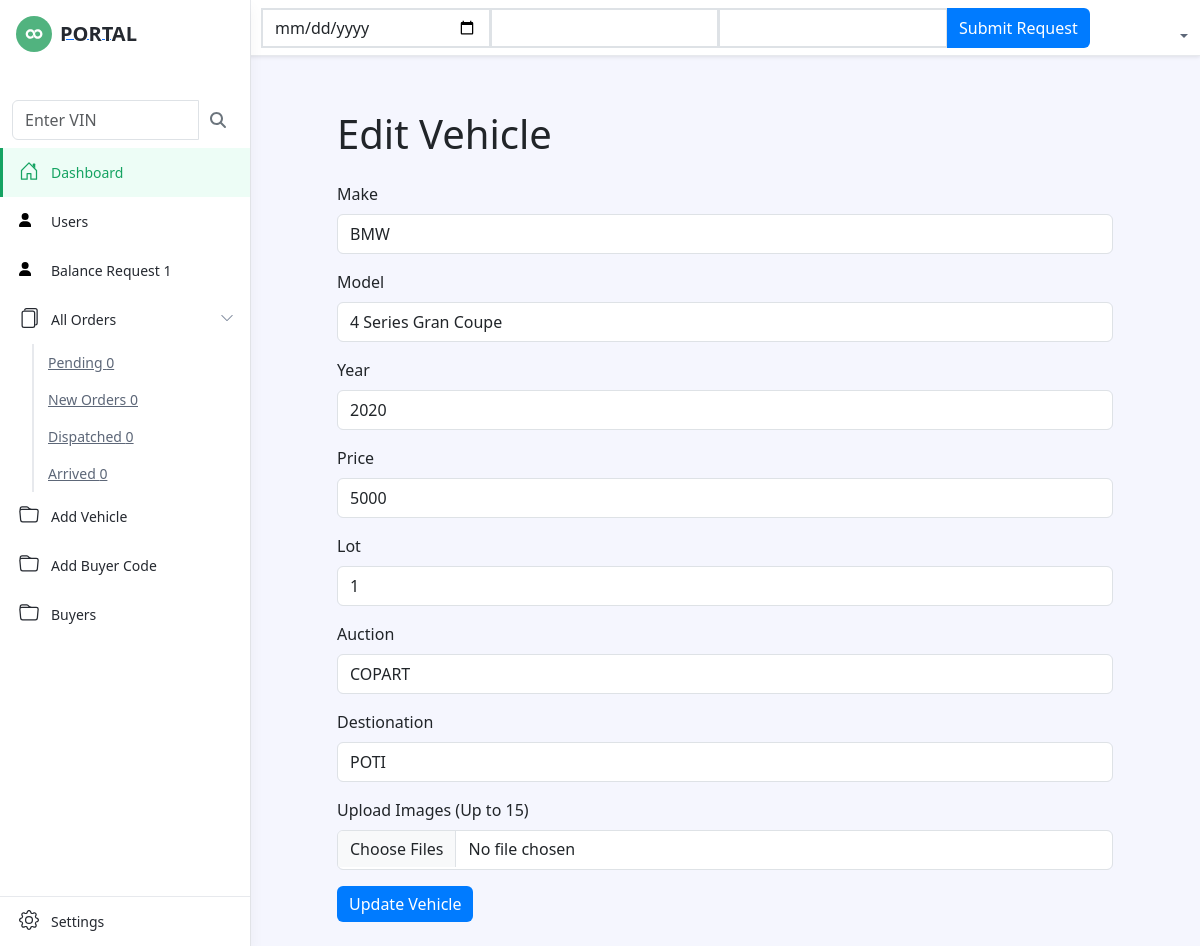
The app's page /pages/edit-vehicle.php?id=1 (signed in) with its own data.
### tables this page shows
CREATE TABLE `vehicles` (
  `id` int(11) NOT NULL,
  `make` varchar(50) NOT NULL,
  `model` varchar(50) NOT NULL,
  `auction` varchar(50) NOT NULL,
  `branch` varchar(80) NOT NULL,
  `dest` text NOT NULL,
  `vin` varchar(80) NOT NULL,
  `year` int(11) NOT NULL,
  `lot` int(11) NOT NULL,
  `price` int(20) NOT NULL,
  `dt` date NOT NULL,
  `buyer_id` int(11) NOT NULL,
  `consigne_id` int(11) NOT NULL,
  `user_id` int(11) NOT NULL,
  `status` text NOT NULL,
  `image_paths` varchar(500) DEFAULT NULL,
  `debt` int(11) DEFAULT 0
);

### pages/edit-vehicle.php (the view, shortened to what this page needs)
<?php
include "../db_conn.php";
$vehicleId = isset($_GET['id']) ? intval($_GET['id']) : 0;
$query = "SELECT * FROM vehicles WHERE id = ?";
$stmt = $conn->prepare($query);
$stmt->bind_param("i", $vehicleId);
$stmt->execute();
$result = $stmt->get_result();
$vehicle = $result->fetch_assoc();
if (isset($_SESSION["username"]) && isset($_SESSION["id"])) { ?>
<!DOCTYPE html>
<html>
<head>
    <link id="theme-style" rel="stylesheet" href="assets/css/portal.css">
     <link href="https://stackpath.bootstrapcdn.com/bootstrap/5.3.0/css/bootstrap.min.css" rel="stylesheet">
</head>
<body class="app">
    <header class="app-header fixed-top">
        <div class="app-header-inner">
	        <div class="container-fluid py-2">
		        <div class="app-header-content">
		            <div class="row justify-content-between align-items-center">
				    <div class="col-auto">
                        <?php include "../add_balance.php";?>
				    </div>
		            <div class="app-utilities col-auto">
                    <?php
                   include "../balance.php";
                   ?>
		            </div>
		        </div>
	            </div>
	        </div>
        </div>
        <div id="app-sidepanel" class="app-sidepanel">
	        <div class="sidepanel-inner d-flex flex-column">
		        <div class="app-branding">
		            <a class="app-logo" href="index.html"><img class="logo-icon me-2" src="assets/images/app-logo.svg" alt="logo"><span class="logo-text">PORTAL</span></a>
		        </div>
			    <?php include "../sidebar.php"; ?>
				<?php include "../footer.php"; ?>
	        </div>
	    </div>
    </header>
    <div class="app-wrapper">
	    <div class="app-content pt-3 p-md-3 p-lg-4">
            <div class="container">
        <h1 class="mb-4">Edit Vehicle</h1>
        <form action="update-vehicle.php" method="post" enctype="multipart/form-data">
            <div class="mb-3">
                <label for="make" class="form-label">Make</label>
                <input type="text" class="form-control" id="make" name="make" value="<?= htmlspecialchars($vehicle['make']) ?>" required>
            </div>
            <div class="mb-3">
                <label for="model" class="form-label">Model</label>
                <input type="text" class="form-control" id="model" name="model" value="<?= htmlspecialchars($vehicle['model']) ?>" required>
            </div>
            <div class="mb-3">
                <label for="year" class="form-label">Year</label>
                <input type="number" class="form-control" id="year" name="year" value="<?= htmlspecialchars($vehicle['year']) ?>" required>
            </div>
            <div class="mb-3">
                <label for="price" class="form-label">Price</label>
                <input type="number" class="form-control" id="price" name="price" value="<?= htmlspecialchars($vehicle['price']) ?>" step="0.01" required>
            </div>
             <div class="mb-3">
                <label for="lot" class="form-label">Lot</label>
                <input type="number" class="form-control" id="lot" name="lot" value="<?= htmlspecialchars($vehicle['lot']) ?>" step="0.01" required>
            </div>
             <div class="mb-3">
                <label for="auction" class="form-label">Auction</label>
                <input type="text" class="form-control" id="auction" name="auction" value="<?= htmlspecialchars($vehicle['auction']) ?>" step="0.01" required>
            </div>
            <div class="mb-3">
                <label for="dest" class="form-label">Destionation</label>
                <input type="text" class="form-control" id="dest" name="dest" value="<?= htmlspecialchars($vehicle['dest']) ?>" step="0.01" required>
            </div>
            <div class="mb-3">
                <label for="images" class="form-label">Upload Images (Up to 15)</label>
                <input type="file" class="form-control" id="images" name="images[]" multiple accept="image/*">
            </div>
            <button type="submit" class="btn btn-primary">Update Vehicle</button>
        </form>
    </div>
        </div>
    </div>
</body>
</html>
<?php } else {header("Location: ../index.php");} ?>

### pages/edit-vehicle.php (style rules this page uses)
.container { max-width: 800px; margin-top: 30px; }
.form-label { font-weight: 500; }
.btn-primary { background-color: #007bff; border: none; }

### records on screen
vehicles: make "BMW", model "4 Series Gran Coupe", year "2020", price "5000", lot "1", auction "COPART", dest "POTI"

### other values on screen
$row[0] "1"
$row[0] "0 0 0 0"
